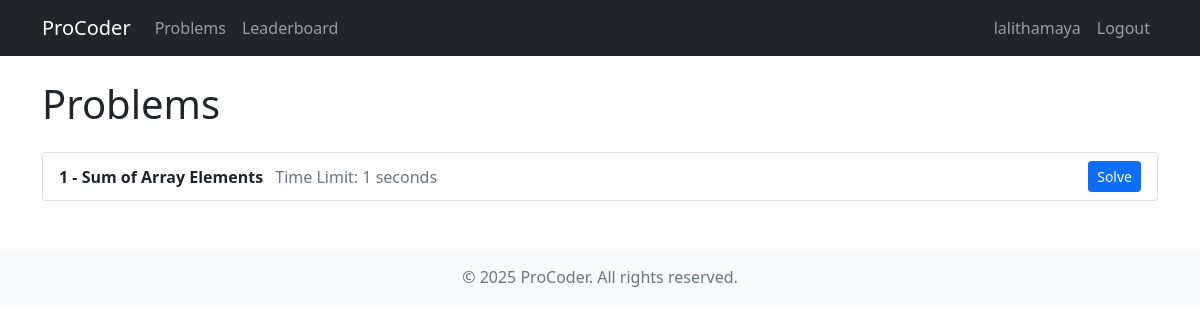
Before: / (signed in) with the older database file.
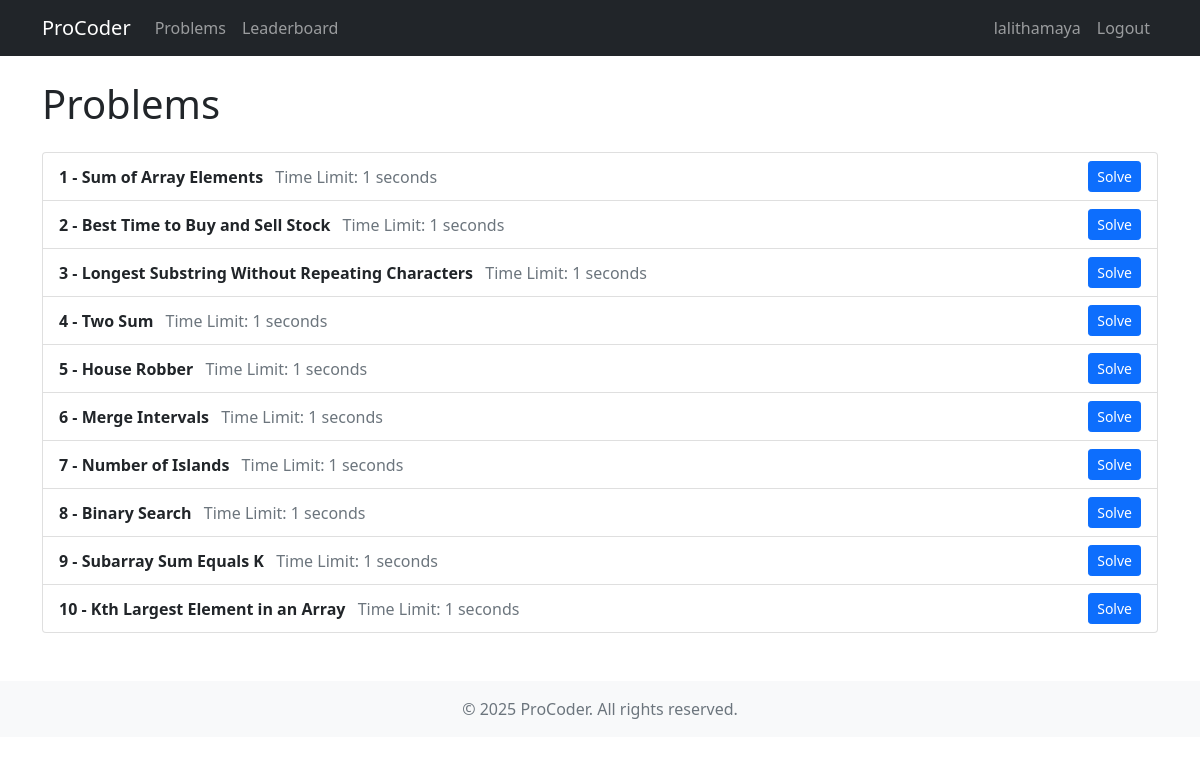
After: the same page with the newer database file.
### accounts/models.py (models this page shows, shortened)
class User(AbstractBaseUser):
    username = models.CharField(unique=True, max_length=120)
    email = models.EmailField(unique=True, max_length=255)
    full_name = models.CharField(max_length=255, blank=True, null=True)
    is_active = models.BooleanField(default=True)
    score = models.IntegerField(default=0)
    staff = models.BooleanField(default=False)
    admin = models.BooleanField(default=False)
    timestamp = models.DateTimeField(auto_now_add=True)
    updated = models.DateTimeField(auto_now=True)
    total_time = models.IntegerField(default=0)
    USERNAME_FIELD = 'username'
    REQUIRED_FIELDS = ['email']
    objects = UserManager()
    class Meta:
        ordering = ['-score', 'total_time']

### questions/models.py (models this page shows, shortened)
class Question(models.Model):
    code = models.CharField(unique=True, max_length=10)
    title = models.CharField(unique=True, max_length=120)
    description = models.TextField(blank=True)
    time_limit = models.IntegerField(default=1)
    sample_input = models.TextField(blank=True, help_text="Sample input for the problem")
    sample_output = models.TextField(blank=True, help_text="Sample output for the problem")
    timestamp = models.DateTimeField(auto_now_add=True)
    objects = QuestionManager()

### questions/views.py (the view)
# urls.py: path('', views.question_list, name='list'),
@login_required
def question_list(request):
    questions = Question.objects.all()
    return render(request, 'questions/question_list.html', {'questions': questions})

### templates/questions/question_list.html (shortened to what this page needs)
{% extends 'base.html' %}
{% block content %}
<div class="row">
    <div class="col-12">
        <h1 class="mb-4">Problems</h1>
        <ul class="list-group">
            {% for question in questions %}
            <li class="list-group-item d-flex justify-content-between align-items-center">
                <div>
                    <strong>{{ question.code }} - {{ question.title }}</strong>
                    <span class="text-muted ms-2">Time Limit: {{ question.time_limit }} seconds</span>
                </div>
                <a href="{% url 'questions:detail' question.code %}" class="btn btn-primary btn-sm">Solve</a>
            </li>
            {% empty %}
            <li class="list-group-item text-center">
                No problems available yet.
            </li>
            {% endfor %}
        </ul>
    </div>
</div>
{% endblock %}

### templates/base.html (shortened to what this page needs)
<!DOCTYPE html>
<html lang="en">
<head>
    <link href="https://cdn.jsdelivr.net/npm/bootstrap@5.1.3/dist/css/bootstrap.min.css" rel="stylesheet">
    <link href="https://cdnjs.cloudflare.com/ajax/libs/font-awesome/6.0.0/css/all.min.css" rel="stylesheet">
</head>
<body>
    <nav class="navbar navbar-expand-lg navbar-dark bg-dark">
        <div class="container">
            <a class="navbar-brand" href="/">ProCoder</a>
            <div class="collapse navbar-collapse" id="navbarNav">
                <ul class="navbar-nav me-auto">
                    <li class="nav-item">
                        <a class="nav-link" href="{% url 'questions:list' %}">Problems</a>
                    </li>
                    <li class="nav-item">
                        <a class="nav-link" href="{% url 'account:leaderboard' %}">Leaderboard</a>
                    </li>
                </ul>
                <ul class="navbar-nav">
                    {% if request.user.is_authenticated %}
                        <li class="nav-item">
                            <a class="nav-link" href="{% url 'account:profile' request.user.username %}">
                                {{ request.user.username }}
                            </a>
                        </li>
                        <li class="nav-item">
                            <a class="nav-link" href="{% url 'account:logout' %}">Logout</a>
                        </li>
                    {% endif %}
                </ul>
            </div>
        </div>
    </nav>
    <div class="container mt-4">
        {% block content %}{% endblock %}
    </div>
    <footer class="footer mt-5 py-3 bg-light">
        <div class="container text-center">
            <span class="text-muted">© {% now "Y" %} ProCoder. All rights reserved.</span>
        </div>
    </footer>
</body>
</html>

Changed rows visible on the page:
added Question: code "2", title "Best Time to Buy and Sell Stock", time_limit "1"
added Question: code "3", title "Longest Substring Without Repeating Characters", time_limit "1"
added Question: code "4", title "Two Sum", time_limit "1"
added Question: code "5", title "House Robber", time_limit "1"
added Question: code "6", title "Merge Intervals", time_limit "1"
added Question: code "7", title "Number of Islands", time_limit "1"
added Question: code "8", title "Binary Search", time_limit "1"
added Question: code "9", title "Subarray Sum Equals K", time_limit "1"
added Question: code "10", title "Kth Largest Element in an Array", time_limit "1"
